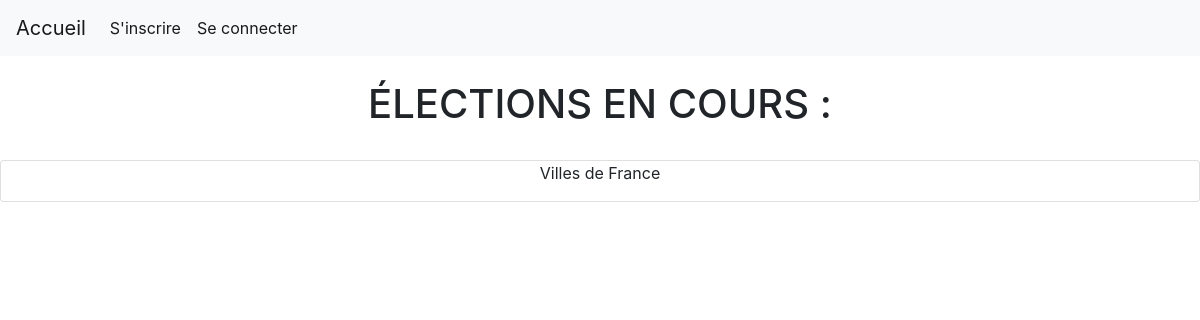
The app's page /ProjetWebS4-04-28/index.php, older data.
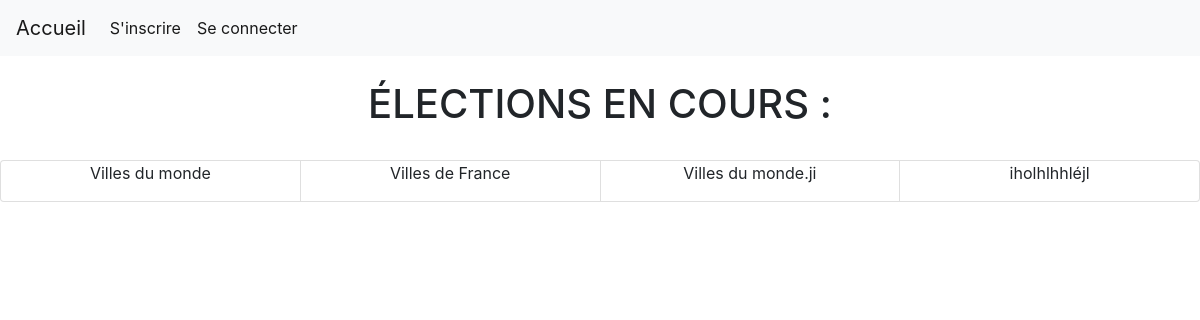
The same page, newer data.
### tables this page shows
CREATE TABLE `Election` (
  `IdElection` int(10) NOT NULL,
  `Intitule` varchar(50) NOT NULL,
  `estTerminee` tinyint(4) NOT NULL,
  `IdOrga` int(10) NOT NULL
);

### ProjetWebS4-04-28/index.php (the view, shortened to what this page needs)
<!DOCTYPE html>
<html>
<head>
	<link rel="stylesheet" href="https://stackpath.bootstrapcdn.com/bootstrap/4.3.1/css/bootstrap.min.css">
</head>
<header>
	<nav class="navbar navbar-expand-lg navbar-light bg-light">
		<div class="collapse navbar-collapse" id="navbarTogglerDemo01">
			<a class="navbar-brand" href="index.php">Accueil</a>
    		<ul class="navbar-nav mr-auto mt-2 mt-lg-0">
      		<li class="nav-item active">
        		<a class="nav-link" href="inscription.php">S'inscrire</a>
      		</li>
      		<li class="nav-item active">
        		<a class="nav-link" href="connexion.php">Se connecter</a>
      		</li>
  		</div>
	</nav>
</header>
<body>
	<div style="text-align: center;"><br><h1 class="h1">ÉLECTIONS EN COURS :</h1><br></div>
	<div class="card-group">
			<?php
				$connexion = mysqli_connect("localhost", "root", "") or die("Impossible de se connecter : " . mysqli_error($connexion));
				mysqli_select_db($connexion, "ProjetWebS4");
				$requete = "SELECT * FROM Election";
				$resultatreq = mysqli_query($connexion,$requete);
				if($resultatreq)
				{
					while($ligneResultat = mysqli_fetch_array($resultatreq))
					{
						if($ligneResultat['estTerminee']==0){
							echo "<div class='card' style='text-align:center;'>";
							echo "<p>".$ligneResultat['Intitule']."</p>";
							echo "</div>";
						}
					}
				}
				else
				{
					echo "Impossible de charger les elections en cours";
				}
			?>
	</div>
</body>
</html>

Row changes from the older to the newer data that the page shows:
added election: Intitule "Villes du monde"
added election: Intitule "Villes du monde.ji"
added election: Intitule "iholhlhhléjl"
